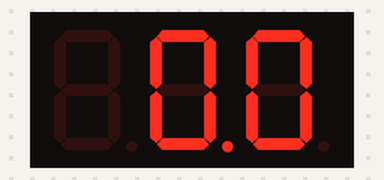
The sketch below on a simulated Arduino Uno, built with avr-gcc and run on an emulated ATmega328P. Parts: 3-digit seven-segment display.

Above: at 0.05 s.
At 5.05 s:
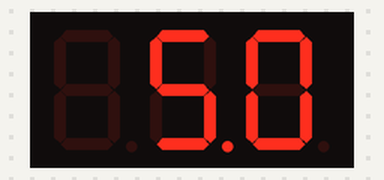
At 9.95 s:
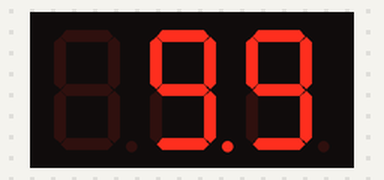
At 19.95 s:
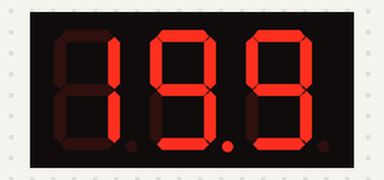
At 29.95 s:
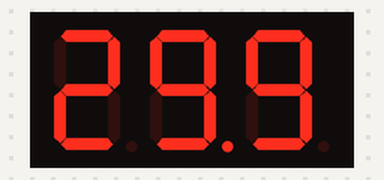
At 39.95 s:
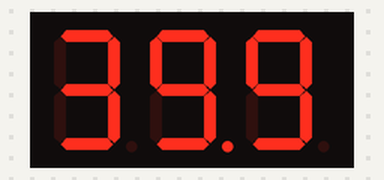

The sketch:

TestSevenSegments.ino
```cpp
#include "SevSeg.h"
SevSeg sevseg; //Instantiate a seven segment object

#define N_TRANSISTOR1 2
#define N_TRANSISTOR2 11
#define N_TRANSISTOR3 12

#define SEGMENTA 5
#define SEGMENTB 10
#define SEGMENTC 7
#define SEGMENTD 6
#define SEGMENTE 8
#define SEGMENTF 9
#define SEGMENTG 3
#define SEGMENTH 4

long time1,deci;

void setup() {
  Serial.begin(57600);
  time1=millis();
  deci=0;
  byte numDigits = 3;
  byte digitPins[] = {N_TRANSISTOR1, N_TRANSISTOR2, N_TRANSISTOR3};
  byte segmentPins[] = {SEGMENTA, SEGMENTB, SEGMENTC, SEGMENTD, SEGMENTE, SEGMENTF, SEGMENTG, SEGMENTH};
  bool resistorsOnSegments = true; // 'false' means resistors are on digit pins, 'true' on segment
  byte hardwareConfig = N_TRANSISTORS; // See README.md for options
  bool updateWithDelays = false; // Default 'false' is Recommended
  bool leadingZeros = false; // Use 'true' if you'd like to keep the leading zeros
  bool disableDecPoint = false; // Use 'true' if your decimal point doesn't exist or isn't connected. Then, you only need to specify 7 segmentPins[]

  sevseg.begin(hardwareConfig, numDigits, digitPins, segmentPins, resistorsOnSegments,
  updateWithDelays, leadingZeros, disableDecPoint);
}
void loop() {

      if (millis() >= (time1+100)) // 100ms has elapsed
      {
        deci++;
        time1=millis();
      }
     sevseg.setNumber(deci,1); // Displays '3.141'
     sevseg.refreshDisplay();
     if(deci>=999)
     {
        deci=0;
      }

 /*    sevseg.setNumber(888,1); // Displays '3.141'
     sevseg.refreshDisplay();*/
}
```
